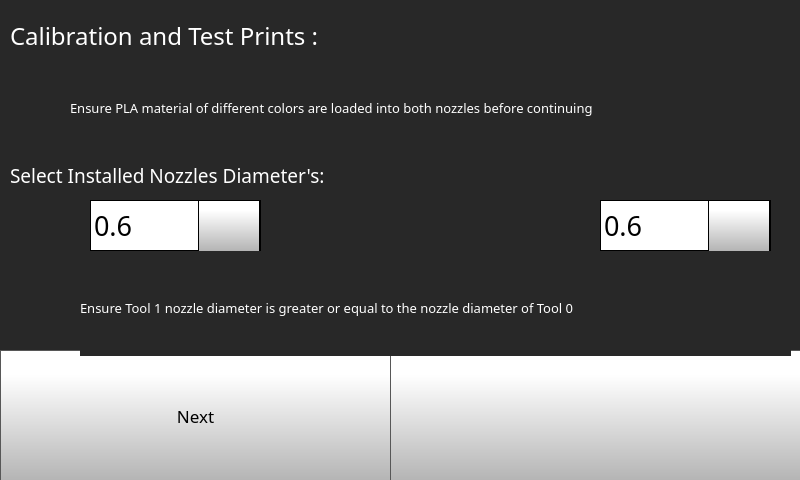
<?xml version="1.0" encoding="UTF-8"?>
<ui version="4.0">
 <class>Form</class>
 <widget class="QWidget" name="Form">
  <property name="geometry">
   <rect>
    <x>0</x>
    <y>0</y>
    <width>800</width>
    <height>480</height>
   </rect>
  </property>
  <property name="minimumSize">
   <size>
    <width>800</width>
    <height>480</height>
   </size>
  </property>
  <property name="maximumSize">
   <size>
    <width>800</width>
    <height>480</height>
   </size>
  </property>
  <property name="windowTitle">
   <string>Form</string>
  </property>
  <widget class="QStackedWidget" name="stackedWidget">
   <property name="geometry">
    <rect>
     <x>0</x>
     <y>0</y>
     <width>800</width>
     <height>480</height>
    </rect>
   </property>
   <property name="minimumSize">
    <size>
     <width>800</width>
     <height>480</height>
    </size>
   </property>
   <property name="maximumSize">
    <size>
     <width>800</width>
     <height>480</height>
    </size>
   </property>
   <property name="styleSheet">
    <string notr="true">
background-color: rgb(40, 40, 40);
</string>
   </property>
   <property name="currentIndex">
    <number>1</number>
   </property>
   <widget class="QWidget" name="testPrintPage2">
    <widget class="QPushButton" name="testPrintsCancelButton">
     <property name="geometry">
      <rect>
       <x>0</x>
       <y>410</y>
       <width>801</width>
       <height>71</height>
      </rect>
     </property>
     <property name="minimumSize">
      <size>
       <width>0</width>
       <height>0</height>
      </size>
     </property>
     <property name="font">
      <font>
       <family>Gotham Light</family>
       <pointsize>13</pointsize>
      </font>
     </property>
     <property name="styleSheet">
      <string notr="true">QPushButton {
     border: 1px solid rgb(87, 87, 87);
	background-color: qlineargradient(spread:pad, x1:0, y1:1, x2:0, y2:0.188, stop:0 rgba(180, 180, 180, 255), stop:1 rgba(255, 255, 255, 255));


}

QPushButton:pressed {
    background-color: qlineargradient(x1: 0, y1: 0, x2: 0, y2: 1,
                                      stop: 0 #dadbde, stop: 1 #f6f7fa);
}

QPushButton:flat {
    border: none; /* no border for a flat push button */
}

QPushButton:default {
    border-color: navy; /* make the default button prominent */
}</string>
     </property>
     <property name="text">
      <string>Cancel</string>
     </property>
     <property name="iconSize">
      <size>
       <width>50</width>
       <height>50</height>
      </size>
     </property>
     <property name="checkable">
      <bool>false</bool>
     </property>
     <property name="autoDefault">
      <bool>false</bool>
     </property>
     <property name="default">
      <bool>false</bool>
     </property>
     <property name="flat">
      <bool>false</bool>
     </property>
    </widget>
    <widget class="QLabel" name="tool0Label_30">
     <property name="geometry">
      <rect>
       <x>1</x>
       <y>21</y>
       <width>50</width>
       <height>50</height>
      </rect>
     </property>
     <property name="font">
      <font>
       <family>Gotham Medium</family>
       <pointsize>14</pointsize>
       <bold>false</bold>
       <underline>false</underline>
       <strikeout>false</strikeout>
      </font>
     </property>
     <property name="styleSheet">
      <string notr="true">
   color:  white;</string>
     </property>
     <property name="text">
      <string/>
     </property>
     <property name="pixmap">
      <pixmap resource="resources/resource.qrc">:/Icons/img/icons/exclamation-mark.png</pixmap>
     </property>
     <property name="scaledContents">
      <bool>true</bool>
     </property>
    </widget>
    <widget class="QPushButton" name="singleNozzlePrintButton">
     <property name="geometry">
      <rect>
       <x>0</x>
       <y>280</y>
       <width>801</width>
       <height>70</height>
      </rect>
     </property>
     <property name="minimumSize">
      <size>
       <width>0</width>
       <height>70</height>
      </size>
     </property>
     <property name="font">
      <font>
       <family>Gotham</family>
       <pointsize>13</pointsize>
      </font>
     </property>
     <property name="styleSheet">
      <string notr="true">QPushButton {
     border: 1px solid rgb(87, 87, 87);
	background-color: qlineargradient(spread:pad, x1:0, y1:1, x2:0, y2:0.188, stop:0 rgba(180, 180, 180, 255), stop:1 rgba(255, 255, 255, 255));


}

QPushButton:pressed {
    background-color: qlineargradient(x1: 0, y1: 0, x2: 0, y2: 1,
                                      stop: 0 #dadbde, stop: 1 #f6f7fa);
}

QPushButton:flat {
    border: none; /* no border for a flat push button */
}

QPushButton:default {
    border-color: navy; /* make the default button prominent */
}

QPushButton:focus {
	outline: none;
}</string>
     </property>
     <property name="text">
      <string>Single Nozzle Test Print</string>
     </property>
     <property name="iconSize">
      <size>
       <width>40</width>
       <height>40</height>
      </size>
     </property>
    </widget>
    <widget class="QPushButton" name="movementTestPrintButton">
     <property name="geometry">
      <rect>
       <x>0</x>
       <y>217</y>
       <width>801</width>
       <height>70</height>
      </rect>
     </property>
     <property name="minimumSize">
      <size>
       <width>0</width>
       <height>70</height>
      </size>
     </property>
     <property name="font">
      <font>
       <family>Gotham</family>
       <pointsize>13</pointsize>
      </font>
     </property>
     <property name="styleSheet">
      <string notr="true">QPushButton {
     border: 1px solid rgb(87, 87, 87);
	background-color: qlineargradient(spread:pad, x1:0, y1:1, x2:0, y2:0.188, stop:0 rgba(180, 180, 180, 255), stop:1 rgba(255, 255, 255, 255));


}

QPushButton:pressed {
    background-color: qlineargradient(x1: 0, y1: 0, x2: 0, y2: 1,
                                      stop: 0 #dadbde, stop: 1 #f6f7fa);
}

QPushButton:flat {
    border: none; /* no border for a flat push button */
}

QPushButton:default {
    border-color: navy; /* make the default button prominent */
}

QPushButton:focus {
	outline: none;
}</string>
     </property>
     <property name="text">
      <string>Movement Stress Test</string>
     </property>
     <property name="iconSize">
      <size>
       <width>40</width>
       <height>40</height>
      </size>
     </property>
    </widget>
    <widget class="QPushButton" name="dualCaliberationPrintButton">
     <property name="geometry">
      <rect>
       <x>1</x>
       <y>80</y>
       <width>801</width>
       <height>70</height>
      </rect>
     </property>
     <property name="minimumSize">
      <size>
       <width>0</width>
       <height>70</height>
      </size>
     </property>
     <property name="font">
      <font>
       <family>Gotham</family>
       <pointsize>13</pointsize>
      </font>
     </property>
     <property name="styleSheet">
      <string notr="true">QPushButton {
     border: 1px solid rgb(87, 87, 87);
	background-color: qlineargradient(spread:pad, x1:0, y1:1, x2:0, y2:0.188, stop:0 rgba(180, 180, 180, 255), stop:1 rgba(255, 255, 255, 255));


}

QPushButton:pressed {
    background-color: qlineargradient(x1: 0, y1: 0, x2: 0, y2: 1,
                                      stop: 0 #dadbde, stop: 1 #f6f7fa);
}

QPushButton:flat {
    border: none; /* no border for a flat push button */
}

QPushButton:default {
    border-color: navy; /* make the default button prominent */
}

QPushButton:focus {
	outline: none;
}</string>
     </property>
     <property name="text">
      <string>Dual Calibration Print</string>
     </property>
     <property name="iconSize">
      <size>
       <width>40</width>
       <height>40</height>
      </size>
     </property>
    </widget>
    <widget class="QLabel" name="calibrateLabel_2">
     <property name="geometry">
      <rect>
       <x>61</x>
       <y>-9</y>
       <width>731</width>
       <height>96</height>
      </rect>
     </property>
     <property name="font">
      <font>
       <family>Gotham</family>
       <pointsize>10</pointsize>
       <bold>false</bold>
      </font>
     </property>
     <property name="styleSheet">
      <string notr="true">color: rgb(255, 255, 255);</string>
     </property>
     <property name="text">
      <string>Ensure PLA material of different colors are loaded into both nozzles before continuing </string>
     </property>
     <property name="scaledContents">
      <bool>false</bool>
     </property>
     <property name="wordWrap">
      <bool>true</bool>
     </property>
    </widget>
    <widget class="QPushButton" name="dualNozzlePrintButton">
     <property name="geometry">
      <rect>
       <x>0</x>
       <y>343</y>
       <width>801</width>
       <height>70</height>
      </rect>
     </property>
     <property name="minimumSize">
      <size>
       <width>0</width>
       <height>70</height>
      </size>
     </property>
     <property name="font">
      <font>
       <family>Gotham</family>
       <pointsize>13</pointsize>
      </font>
     </property>
     <property name="styleSheet">
      <string notr="true">QPushButton {
     border: 1px solid rgb(87, 87, 87);
	background-color: qlineargradient(spread:pad, x1:0, y1:1, x2:0, y2:0.188, stop:0 rgba(180, 180, 180, 255), stop:1 rgba(255, 255, 255, 255));


}

QPushButton:pressed {
    background-color: qlineargradient(x1: 0, y1: 0, x2: 0, y2: 1,
                                      stop: 0 #dadbde, stop: 1 #f6f7fa);
}

QPushButton:flat {
    border: none; /* no border for a flat push button */
}

QPushButton:default {
    border-color: navy; /* make the default button prominent */
}

QPushButton:focus {
	outline: none;
}</string>
     </property>
     <property name="text">
      <string>Dual Nozzle Test Print</string>
     </property>
     <property name="iconSize">
      <size>
       <width>40</width>
       <height>40</height>
      </size>
     </property>
    </widget>
    <widget class="QPushButton" name="bedLevelPrintButton">
     <property name="geometry">
      <rect>
       <x>0</x>
       <y>148</y>
       <width>811</width>
       <height>70</height>
      </rect>
     </property>
     <property name="minimumSize">
      <size>
       <width>0</width>
       <height>70</height>
      </size>
     </property>
     <property name="font">
      <font>
       <family>Gotham</family>
       <pointsize>13</pointsize>
      </font>
     </property>
     <property name="styleSheet">
      <string notr="true">QPushButton {
     border: 1px solid rgb(87, 87, 87);
	background-color: qlineargradient(spread:pad, x1:0, y1:1, x2:0, y2:0.188, stop:0 rgba(180, 180, 180, 255), stop:1 rgba(255, 255, 255, 255));


}

QPushButton:pressed {
    background-color: qlineargradient(x1: 0, y1: 0, x2: 0, y2: 1,
                                      stop: 0 #dadbde, stop: 1 #f6f7fa);
}

QPushButton:flat {
    border: none; /* no border for a flat push button */
}

QPushButton:default {
    border-color: navy; /* make the default button prominent */
}

QPushButton:focus {
	outline: none;
}</string>
     </property>
     <property name="text">
      <string>Bed Leveling Print</string>
     </property>
     <property name="iconSize">
      <size>
       <width>40</width>
       <height>40</height>
      </size>
     </property>
    </widget>
   </widget>
   <widget class="QWidget" name="testPrintPage1">
    <widget class="QComboBox" name="testPrintsTool1SizeComboBox_6">
     <property name="geometry">
      <rect>
       <x>600</x>
       <y>200</y>
       <width>171</width>
       <height>51</height>
      </rect>
     </property>
     <property name="font">
      <font>
       <family>Gotham</family>
       <pointsize>20</pointsize>
      </font>
     </property>
     <property name="styleSheet">
      <string notr="true"> QScrollBar:vertical {
     border: 1px solid black;
border-radius: 5px;
    background-color: rgb(40,40,40);
     width: 60px;
     margin: 67px 0 67px 0;
 }

/* Sets up the color and height of handle */
QScrollBar::handle:vertical {
border-radius: 5px;
background: qlineargradient(spread:pad, x1:0, y1:1, x2:0, y2:0.188, stop:0 rgba(180, 180, 180, 255), stop:1 rgba(255, 255, 255, 255));
min-height: 7px;
}


QScrollBar::add-line:vertical {
     border: 1px solid black;
background: qlineargradient(spread:pad, x1:0, y1:1, x2:0, y2:0.188, stop:0 rgba(180, 180, 180, 255), stop:1 rgba(255, 255, 255, 255));
     height:65px;
border-radius: 5px;
     subcontrol-position: bottom;
     subcontrol-origin: margin;
 }

 QScrollBar::sub-line:vertical {
     border: 1px solid black;
background: qlineargradient(spread:pad, x1:0, y1:1, x2:0, y2:0.188, stop:0 rgba(180, 180, 180, 255), stop:1 rgba(255, 255, 255, 255));
     height: 65px;
border-radius: 5px;
     subcontrol-position: top;
     subcontrol-origin: margin;
 }

QScrollBar::up-arrow:vertical {
 image: url(./templates/img/arrows.png);
    width: 40px;
    height: 40px;
 padding: 5px;
 }
QScrollBar::down-arrow:vertical {
 image: url(./templates/img/arrows-5.png);
    width: 40px;
    height: 40px;
 padding: 5px;
 }

/* need this to get rid of crosshatching on scrollbar background */
QScrollBar::add-page:vertical, QScrollBar::sub-page:vertical {
background: none;
}

QComboBox {
border: 1px solid black;
    padding: 0px 18px 0px 3px;
    min-width: 6em;

}

QComboBox::item {
	color: rgb(0, 0, 0);
}

QComboBox:editable {
    background: white;
}

QComboBox:!editable, QComboBox::drop-down:editable {
background: white;
}

/* QComboBox gets the &quot;on&quot; state when the popup is open */
QComboBox:!editable:on, QComboBox::drop-down:editable:on {
background: white;
}


QComboBox::drop-down {
border-left: 1px solid black;
border-right: 1px solid black;
	background-color: qlineargradient(spread:pad, x1:0, y1:1, x2:0, y2:0.188, stop:0 rgba(180, 180, 180, 255), stop:1 rgba(255, 255, 255, 255));
    width: 60px;
     height: 50px;

}

QComboBox::down-arrow {

image: url(./templates/img/arrows-5.png);
width: 30px;
height: 30px;

}


QComboBox QAbstractItemView {
    selection-background-color: rgb(40, 40, 40);
    background: white;
}</string>
     </property>
     <property name="editable">
      <bool>false</bool>
     </property>
     <property name="maxVisibleItems">
      <number>8</number>
     </property>
     <property name="iconSize">
      <size>
       <width>30</width>
       <height>30</height>
      </size>
     </property>
     <item>
      <property name="text">
       <string>0.6</string>
      </property>
     </item>
     <item>
      <property name="text">
       <string>0.4</string>
      </property>
     </item>
     <item>
      <property name="text">
       <string>0.8</string>
      </property>
     </item>
    </widget>
    <widget class="QLabel" name="tool0Label_28">
     <property name="geometry">
      <rect>
       <x>31</x>
       <y>208</y>
       <width>50</width>
       <height>50</height>
      </rect>
     </property>
     <property name="font">
      <font>
       <family>Gotham Medium</family>
       <pointsize>14</pointsize>
       <bold>false</bold>
       <underline>false</underline>
       <strikeout>false</strikeout>
      </font>
     </property>
     <property name="styleSheet">
      <string notr="true">
   color:  white;
</string>
     </property>
     <property name="text">
      <string/>
     </property>
     <property name="pixmap">
      <pixmap resource="resources/resource.qrc">:/Icons/img/icons/Nozzle.png</pixmap>
     </property>
     <property name="scaledContents">
      <bool>true</bool>
     </property>
    </widget>
    <widget class="QLabel" name="tool0Label_29">
     <property name="geometry">
      <rect>
       <x>20</x>
       <y>290</y>
       <width>50</width>
       <height>50</height>
      </rect>
     </property>
     <property name="font">
      <font>
       <family>Gotham Medium</family>
       <pointsize>14</pointsize>
       <bold>false</bold>
       <underline>false</underline>
       <strikeout>false</strikeout>
      </font>
     </property>
     <property name="styleSheet">
      <string notr="true">
   color:  white;</string>
     </property>
     <property name="text">
      <string/>
     </property>
     <property name="pixmap">
      <pixmap resource="resources/resource.qrc">:/Icons/img/icons/exclamation-mark.png</pixmap>
     </property>
     <property name="scaledContents">
      <bool>true</bool>
     </property>
    </widget>
    <widget class="QLabel" name="calibrateLabel_57">
     <property name="geometry">
      <rect>
       <x>70</x>
       <y>60</y>
       <width>721</width>
       <height>96</height>
      </rect>
     </property>
     <property name="font">
      <font>
       <family>Gotham</family>
       <pointsize>10</pointsize>
       <bold>false</bold>
      </font>
     </property>
     <property name="styleSheet">
      <string notr="true">color: rgb(255, 255, 255);</string>
     </property>
     <property name="text">
      <string>Ensure PLA material of different colors are loaded into both nozzles before continuing </string>
     </property>
     <property name="scaledContents">
      <bool>false</bool>
     </property>
     <property name="wordWrap">
      <bool>true</bool>
     </property>
    </widget>
    <widget class="QLabel" name="calibrateLabel_36">
     <property name="geometry">
      <rect>
       <x>10</x>
       <y>20</y>
       <width>469</width>
       <height>31</height>
      </rect>
     </property>
     <property name="font">
      <font>
       <family>Gotham</family>
       <pointsize>18</pointsize>
       <bold>false</bold>
      </font>
     </property>
     <property name="styleSheet">
      <string notr="true">color: rgb(255, 255, 255);</string>
     </property>
     <property name="text">
      <string>Calibration and Test Prints :</string>
     </property>
    </widget>
    <widget class="QPushButton" name="testPrintsBackButton">
     <property name="geometry">
      <rect>
       <x>390</x>
       <y>350</y>
       <width>411</width>
       <height>131</height>
      </rect>
     </property>
     <property name="font">
      <font>
       <family>Gotham</family>
       <pointsize>13</pointsize>
      </font>
     </property>
     <property name="styleSheet">
      <string notr="true">QPushButton {
     border: 1px solid rgb(87, 87, 87);
	background-color: qlineargradient(spread:pad, x1:0, y1:1, x2:0, y2:0.188, stop:0 rgba(180, 180, 180, 255), stop:1 rgba(255, 255, 255, 255));


}

QPushButton:pressed {
    background-color: qlineargradient(x1: 0, y1: 0, x2: 0, y2: 1,
                                      stop: 0 #dadbde, stop: 1 #f6f7fa);
}

QPushButton:flat {
    border: none; /* no border for a flat push button */
}

QPushButton:default {
    border-color: navy; /* make the default button prominent */
}

QPushButton:focus {
	outline: none;
}</string>
     </property>
     <property name="text">
      <string/>
     </property>
     <property name="icon">
      <iconset resource="resources/resource.qrc">
       <normaloff>:/Navigation/img/Navigation/arrows-4.png</normaloff>:/Navigation/img/Navigation/arrows-4.png</iconset>
     </property>
     <property name="iconSize">
      <size>
       <width>70</width>
       <height>70</height>
      </size>
     </property>
    </widget>
    <widget class="QPushButton" name="testPrintsNextButton">
     <property name="geometry">
      <rect>
       <x>0</x>
       <y>350</y>
       <width>391</width>
       <height>131</height>
      </rect>
     </property>
     <property name="font">
      <font>
       <family>Gotham</family>
       <pointsize>13</pointsize>
      </font>
     </property>
     <property name="styleSheet">
      <string notr="true">QPushButton {
     border: 1px solid rgb(87, 87, 87);
	background-color: qlineargradient(spread:pad, x1:0, y1:1, x2:0, y2:0.188, stop:0 rgba(180, 180, 180, 255), stop:1 rgba(255, 255, 255, 255));


}

QPushButton:pressed {
    background-color: qlineargradient(x1: 0, y1: 0, x2: 0, y2: 1,
                                      stop: 0 #dadbde, stop: 1 #f6f7fa);
}

QPushButton:flat {
    border: none; /* no border for a flat push button */
}

QPushButton:default {
    border-color: navy; /* make the default button prominent */
}

QPushButton:focus {
	outline: none;
}</string>
     </property>
     <property name="text">
      <string>Next</string>
     </property>
     <property name="iconSize">
      <size>
       <width>40</width>
       <height>40</height>
      </size>
     </property>
    </widget>
    <widget class="QLabel" name="tool1Label_12">
     <property name="geometry">
      <rect>
       <x>530</x>
       <y>200</y>
       <width>50</width>
       <height>50</height>
      </rect>
     </property>
     <property name="font">
      <font>
       <family>Gotham Medium</family>
       <pointsize>14</pointsize>
       <bold>false</bold>
       <underline>false</underline>
       <strikeout>false</strikeout>
      </font>
     </property>
     <property name="styleSheet">
      <string notr="true">
   color:  white;</string>
     </property>
     <property name="text">
      <string/>
     </property>
     <property name="pixmap">
      <pixmap resource="resources/resource.qrc">:/Icons/img/icons/Nozzle.png</pixmap>
     </property>
     <property name="scaledContents">
      <bool>true</bool>
     </property>
    </widget>
    <widget class="QLabel" name="calibrateLabel_59">
     <property name="geometry">
      <rect>
       <x>80</x>
       <y>260</y>
       <width>711</width>
       <height>96</height>
      </rect>
     </property>
     <property name="font">
      <font>
       <family>Gotham</family>
       <pointsize>10</pointsize>
       <bold>false</bold>
      </font>
     </property>
     <property name="styleSheet">
      <string notr="true">color: rgb(255, 255, 255);</string>
     </property>
     <property name="text">
      <string>Ensure Tool 1 nozzle diameter is greater or equal to the nozzle diameter of Tool 0</string>
     </property>
     <property name="scaledContents">
      <bool>false</bool>
     </property>
     <property name="wordWrap">
      <bool>true</bool>
     </property>
    </widget>
    <widget class="QLabel" name="calibrateLabel_58">
     <property name="geometry">
      <rect>
       <x>10</x>
       <y>160</y>
       <width>465</width>
       <height>31</height>
      </rect>
     </property>
     <property name="font">
      <font>
       <family>Gotham</family>
       <pointsize>14</pointsize>
       <bold>false</bold>
      </font>
     </property>
     <property name="styleSheet">
      <string notr="true">color: rgb(255, 255, 255);</string>
     </property>
     <property name="text">
      <string>Select Installed Nozzles Diameter's:</string>
     </property>
    </widget>
    <widget class="QComboBox" name="testPrintsTool0SizeComboBox">
     <property name="geometry">
      <rect>
       <x>90</x>
       <y>200</y>
       <width>171</width>
       <height>51</height>
      </rect>
     </property>
     <property name="font">
      <font>
       <family>Gotham</family>
       <pointsize>20</pointsize>
      </font>
     </property>
     <property name="styleSheet">
      <string notr="true"> QScrollBar:vertical {
     border: 1px solid black;
border-radius: 5px;
    background-color: rgb(40,40,40);
     width: 60px;
     margin: 67px 0 67px 0;
 }

/* Sets up the color and height of handle */
QScrollBar::handle:vertical {
border-radius: 5px;
background: qlineargradient(spread:pad, x1:0, y1:1, x2:0, y2:0.188, stop:0 rgba(180, 180, 180, 255), stop:1 rgba(255, 255, 255, 255));
min-height: 7px;
}


QScrollBar::add-line:vertical {
     border: 1px solid black;
background: qlineargradient(spread:pad, x1:0, y1:1, x2:0, y2:0.188, stop:0 rgba(180, 180, 180, 255), stop:1 rgba(255, 255, 255, 255));
     height:65px;
border-radius: 5px;
     subcontrol-position: bottom;
     subcontrol-origin: margin;
 }

 QScrollBar::sub-line:vertical {
     border: 1px solid black;
background: qlineargradient(spread:pad, x1:0, y1:1, x2:0, y2:0.188, stop:0 rgba(180, 180, 180, 255), stop:1 rgba(255, 255, 255, 255));
     height: 65px;
border-radius: 5px;
     subcontrol-position: top;
     subcontrol-origin: margin;
 }

QScrollBar::up-arrow:vertical {
 image: url(./templates/img/arrows.png);
    width: 40px;
    height: 40px;
 padding: 5px;
 }
QScrollBar::down-arrow:vertical {
 image: url(./templates/img/arrows-5.png);
    width: 40px;
    height: 40px;
 padding: 5px;
 }

/* need this to get rid of crosshatching on scrollbar background */
QScrollBar::add-page:vertical, QScrollBar::sub-page:vertical {
background: none;
}

QComboBox {
border: 1px solid black;
    padding: 0px 18px 0px 3px;
    min-width: 6em;

}

QComboBox::item {
	color: rgb(0, 0, 0);
}

QComboBox:editable {
    background: white;
}

QComboBox:!editable, QComboBox::drop-down:editable {
background: white;
}

/* QComboBox gets the &quot;on&quot; state when the popup is open */
QComboBox:!editable:on, QComboBox::drop-down:editable:on {
background: white;
}


QComboBox::drop-down {
border-left: 1px solid black;
border-right: 1px solid black;
	background-color: qlineargradient(spread:pad, x1:0, y1:1, x2:0, y2:0.188, stop:0 rgba(180, 180, 180, 255), stop:1 rgba(255, 255, 255, 255));
    width: 60px;
     height: 50px;

}

QComboBox::down-arrow {

image: url(./templates/img/arrows-5.png);
width: 30px;
height: 30px;

}


QComboBox QAbstractItemView {
    selection-background-color: rgb(40, 40, 40);
    background: white;
}</string>
     </property>
     <property name="editable">
      <bool>false</bool>
     </property>
     <property name="maxVisibleItems">
      <number>8</number>
     </property>
     <property name="iconSize">
      <size>
       <width>30</width>
       <height>30</height>
      </size>
     </property>
     <item>
      <property name="text">
       <string>0.6</string>
      </property>
     </item>
     <item>
      <property name="text">
       <string>0.4</string>
      </property>
     </item>
     <item>
      <property name="text">
       <string>0.8</string>
      </property>
     </item>
    </widget>
    <widget class="QLabel" name="tool0Label_27">
     <property name="geometry">
      <rect>
       <x>10</x>
       <y>80</y>
       <width>50</width>
       <height>50</height>
      </rect>
     </property>
     <property name="font">
      <font>
       <family>Gotham Medium</family>
       <pointsize>14</pointsize>
       <bold>false</bold>
       <underline>false</underline>
       <strikeout>false</strikeout>
      </font>
     </property>
     <property name="styleSheet">
      <string notr="true">
   color:  white;</string>
     </property>
     <property name="text">
      <string/>
     </property>
     <property name="pixmap">
      <pixmap resource="resources/resource.qrc">:/Icons/img/icons/exclamation-mark.png</pixmap>
     </property>
     <property name="scaledContents">
      <bool>true</bool>
     </property>
    </widget>
   </widget>
  </widget>
 </widget>
 <resources>
  <include location="resources/resource.qrc"/>
 </resources>
 <connections/>
</ui>
